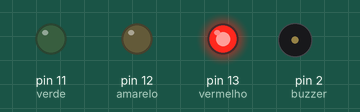
Simulated run of this sketch. Board: Arduino Uno, built with avr-gcc and run on an emulated ATmega328P. Parts: output pins drawn as LEDs (lit = HIGH), buzzer (waves = sounding).

Above: at 2.5 s.
At 6.5 s:
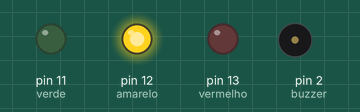
At 8.1 s:
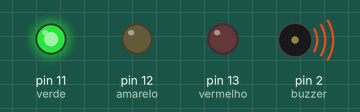
At 9.85 s:
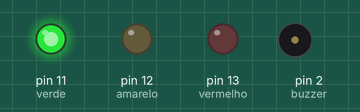
At 13.2 s:
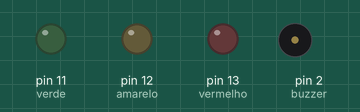
Timing chart, 0 to 17.6 s (numbered marks = the images above):
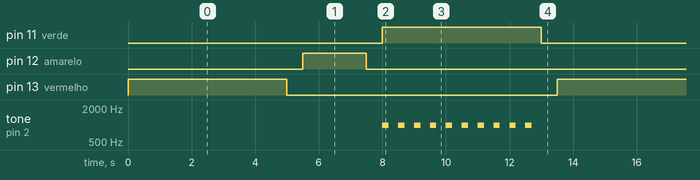

Measured:
- by itself, pin 11 (verde), pin 13 (vermelho): alternates HIGH for 5.0 s and LOW for 8.5 s
- by itself, pin 12 (amarelo): alternates HIGH for 2.0 s and LOW for 11.5 s
- by itself, tone on pin 2 (buzzer): repeats every 13.5 s: 9 × (silent 0.30 s, 1000 Hz 0.20 s), silent 8.8 s, 1000 Hz 0.20 s

The sketch:

Semaforo_sonoro.ino
```cpp
int vermelho = 13;

int amarelo = 12;

int verde = 11;

int buzzer = 2;

void setup()
{

  pinMode(vermelho, OUTPUT);
  pinMode(amarelo, OUTPUT);
  pinMode(verde, OUTPUT);
  pinMode(buzzer, OUTPUT);
}

void loop()
{
  digitalWrite(vermelho, HIGH);
  delay(5000);
  digitalWrite(vermelho, LOW);
  delay(500);
  digitalWrite(amarelo, HIGH);
  delay(2000);
  digitalWrite(amarelo, LOW);
  delay(500);
  digitalWrite(verde, HIGH);

  for (int i = 0; i < 10; i++) {
    tone(buzzer, 1000);
    delay(200);
    noTone(buzzer);
    delay(300);
  }

  digitalWrite(verde, LOW);
  delay(500);

}
```
